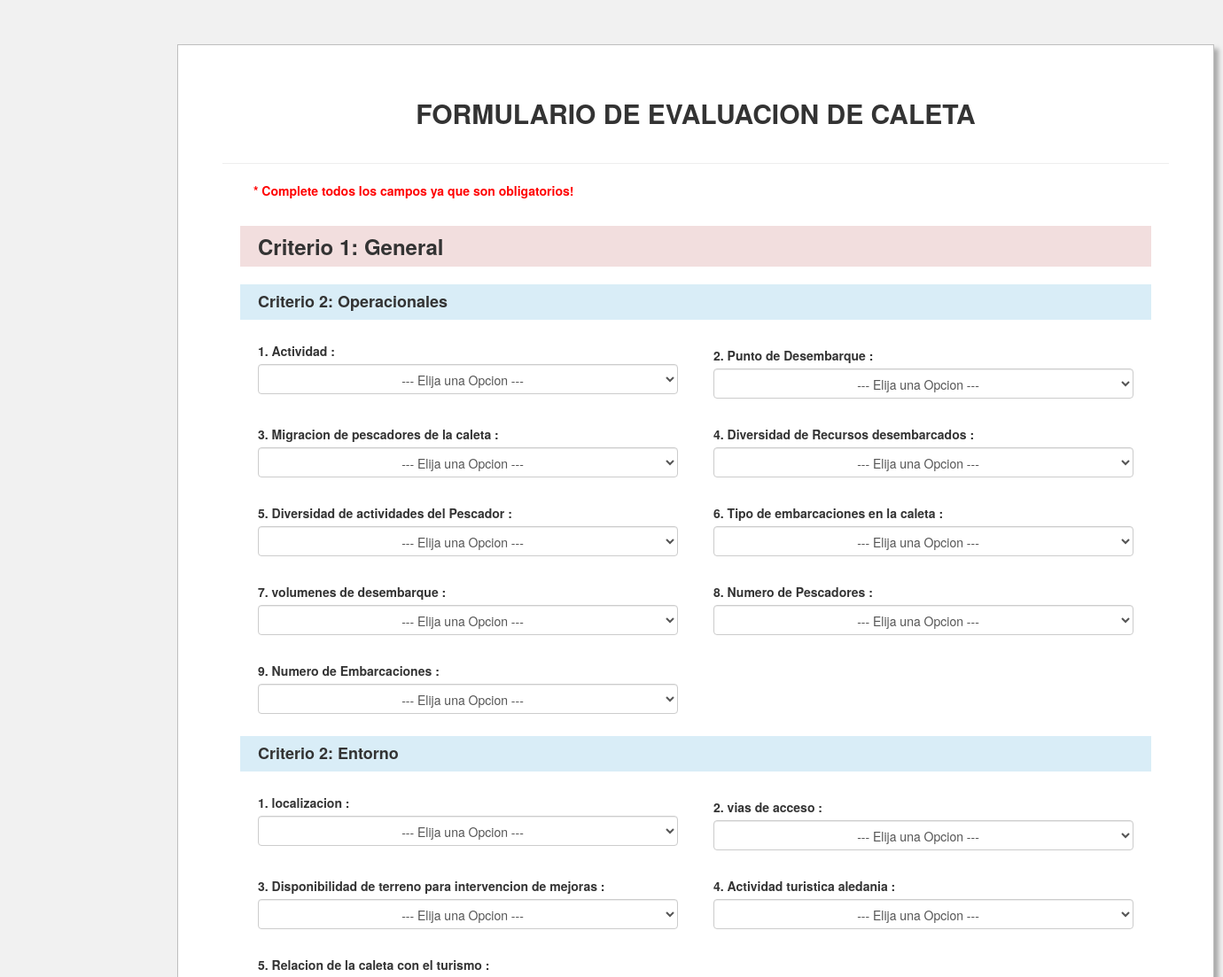
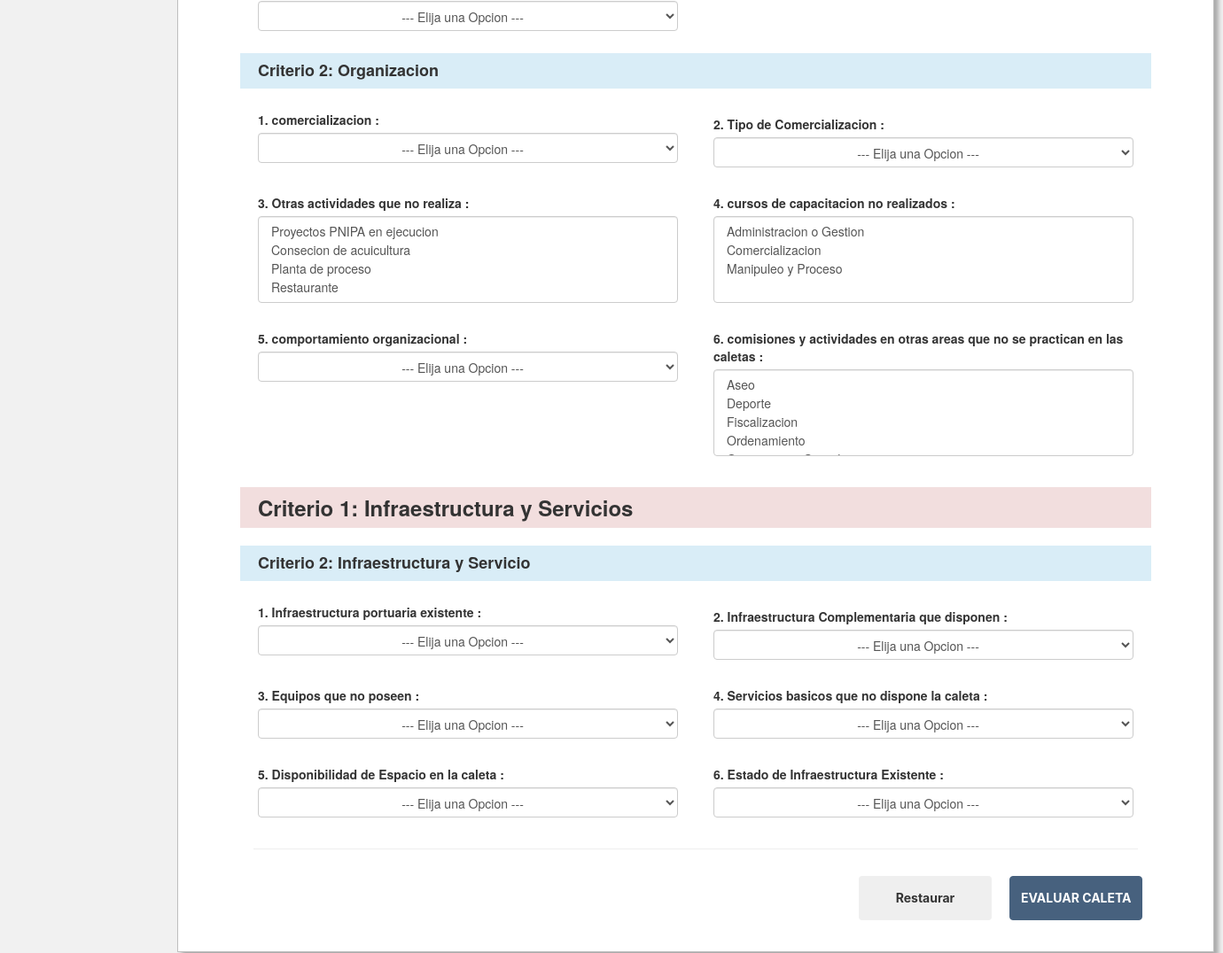
The page /form_eval on the database its author committed (2 pictures, top to bottom).
### criterios/models.py (models this page shows, shortened)
class Criterio(models.Model):
    idCriterio = models.AutoField(primary_key=True)
    idCriterioPadre = models.ForeignKey('self' , blank=True, null=True, on_delete=models.CASCADE)
    nombre = models.CharField(max_length=200)
    children = models.IntegerField(default=0)
    porcentaje = models.IntegerField(
        default = 1,
        validators=[MaxValueValidator, MinValueValidator]
    )
    nivel = models.IntegerField(
        default = 0
    )
    multipleOptions = models.BooleanField( default=False)
    def getId(self):
        return self.idCriterio
    def __init__(self, *args, **kwargs):
        super(Criterio, self).__init__(*args, **kwargs)
        if self.idCriterioPadre is not None:
            if self.nivel == 0:
                item = Criterio.objects.get(pk=self.idCriterioPadre.pk)
                self.nivel = item.nivel + 1

### criterios/views.py (the view)
# urls.py: re_path(r'form_eval$', views.criterios_list),
def criterios_list(request):
    items = Criterio.objects.raw("SELECT * FROM 'criterios_criterio' ORDER BY 'nivel'")  # WHERE nivel == 0
    ListOrdered = []
    newFunction(ListOrdered, items, None, 0)
    size = len(ListOrdered)
    criterios = []
    temp_crit = []
    for i in range(size):
        temp_crit.append(ListOrdered[i])
        if (i + 1) % 2 == 0:
            criterios.append(list(temp_crit))
            if len(temp_crit) > 0:
                del temp_crit[:]
    lsit_condiciones = Condicion.objects.raw("SELECT * FROM 'criterios_condicion' ORDER BY 'idCriterio'")
    ListOrderedCond = groupedCondition(lsit_condiciones)
    contexto = {'criterios': criterios, 'condiciones': ListOrderedCond}
    print(contexto)
    return render(request, 'formulario.html', contexto)

### criterios/models.py (called while the page is built)
    def __str__(self):
        return self.nombre

### criterios/templatetags/customer_template.py (called while the page is built)
@register.simple_tag
def any_function(lista, idCriterio):
	index = 0
	for i in range(len(lista)):
		if lista[i][0].idCriterio.getId() == idCriterio:
			index = i
			break
	return lista[index]

@register.simple_tag
def counting(num):
	return num+1

### criterios/views.py (called while the page is built)
def groupedCondition(listCondiciones):
    ListGroupedCond = []
    if listCondiciones:
        temp_list = []
        idCrit = listCondiciones[0].idCriterio
        for item in listCondiciones:
            if idCrit == item.idCriterio:
                temp_list.append(item)
            else:
                ListGroupedCond.append(list(temp_list))
                del temp_list[:]
                temp_list.append(item)
                idCrit = item.idCriterio
        if len(temp_list) > 0:
            ListGroupedCond.append(list(temp_list))
    return ListGroupedCond

### criterios/templates/formulario.html (shortened to what this page needs)
{% load customer_template %}
{% load static %}
<!DOCTYPE html>
<html lang="es">
<head>
  <link rel="stylesheet" href="https://maxcdn.bootstrapcdn.com/bootstrap/3.3.6/css/bootstrap.min.css" />
  <link rel="stylesheet"
    href="https://cdnjs.cloudflare.com/ajax/libs/bootstrap-multiselect/0.9.13/css/bootstrap-multiselect.css" />
  <link rel="stylesheet" href="{% static 'css/form_crit.css' %}" />
</head>
<body>
  <div id="contentprimero" class="container">
    <div id="crit_head" class="row">
      <h2> FORMULARIO DE EVALUACION DE CALETA </h2>
    </div>
    <hr>
    <div class="row" id="form_eval">
      <p> * Complete todos los campos ya que son obligatorios! </p>
      <form>
        {% if criterios %}
          {% for criterio in criterios %}
          <div class="row section_crit1">
              {% for items in criterio %}
                {% if items.nombre %}
                <h3 class="crit1_title"> Criterio 1: {{ items.nombre }}</h3>
                {% else %}
                  {% for item in items %}
                    {% if item.nombre %}
                    <div class="section_crit2">
                    <h4 class="crit2_title" > Criterio 2: {{ item.nombre }}</h4>
                    {% else %}
                      {% counting -1 as count %}
                        {% for it in item %}
                          {% counting count as count %}
                          <div class="form-group" >
                          <div class="col-sm-6 crit3_cont">
                          <label > {{ count }}. {{ it.nombre }} : </label>
                          {% any_function condiciones it.idCriterio as listaCond %}
                          {% if it.multipleOptions %}
                            <select class="form-control mul_select" multiple >
                            {% for condicion in listaCond %}
                              <option  value="{{condicion.ponderado}}/{{condicion.idCondicion}}"> {{ condicion }} </option>
                            {% endfor %}
                            </select>
                          </div>
                          {% else %}
                            <select class="form-control uni_select" style="text-align: center;"  >
                            <option value="none" disabled selected > --- Elija una Opcion --- </option>
                            </select>
                          </div>
                        {% endif%}
                          </div>
                        {% endfor %}
                    </div>
                    {% endif %}
                  {% endfor %}
                {% endif %}
              {% endfor %}
            <br>
          </div>
          {% endfor %}
        {% endif %}
        <hr>
        <div class="row" id="crits_footer">
        <button class="btn btn btn-light" onclick="restaurar()">Restaurar</button>
        <button type="button" class="btn btn-primary pull-right" onclick="evaluar()">EVALUAR CALETA</button>
      </div>
      </form>
    </div>
  </div>
</body>
<html>

### static/css/form_crit.css (style rules this page uses)
body { background-color: #f1f1f1; }
#contentprimero { background-color: white; margin: 50px 200px 100px 200px; border: 1px solid #BFBFBF; padding: 25px 50px; box-shadow: 5px 5px 5px #aaaaaa; }
#crit_head { text-align: center; font-weight: bold; padding: 15px 15px 10px 15px; }
#crit_head h2 { font-weight: bold; }
.section_crit1 { padding-top: 0px; }
.section_crit1 h3 { font-weight: bold; }
.section_crit2 { width: 100%; float: left; }
.crit1_title { background-color: #f2dede; font-weight: bold; padding: 10px 20px; box-sizing: border-box; }
.crit3_cont { padding: 15px 20px; box-sizing: border-box; float: left; }
.crit2_title { background-color: #d9edf7; font-weight: bold; padding: 10px 20px; box-sizing: border-box; }
#crits_footer { float: right; padding: 10px 0px; }
#crits_footer button { margin: 0px 10px; height: 50px; width: 150px; font-weight: bold; }
#form_eval { padding: 0px 50px; }
#form_eval p { color:red; font-weight: bold; }
.btn { font-family:Montserrat,-apple-system,BlinkMacSystemFont,'Segoe UI',Roboto,'Helvetica Neue',Arial,sans-serif,'Apple Color Emoji','Segoe UI Emoji','Segoe UI Symbol','Noto Color Emoji'; font-weight:500 }
.btn-primary { background-color:#47617e; border-color:#47617e; }
.btn-primary { color:#fff; background-color:#47617e; border-color:#47617e }

### rows shown on the page
Criterio: nombre "General"
Criterio: nombre "Operacionales"
Criterio: count "1", nombre "Actividad"
Criterio: count "2", nombre "Punto de Desembarque"
Criterio: count "3", nombre "Migracion de pescadores de la caleta"
Criterio: count "4", nombre "Diversidad de Recursos desembarcados"
Criterio: porcentaje "5", nombre "Diversidad de actividades del Pescador"
Criterio: count "6", nombre "Tipo de embarcaciones en la caleta"
Criterio: count "7", nombre "volumenes de desembarque"
Criterio: count "8", nombre "Numero de Pescadores"
Criterio: count "9", nombre "Numero de Embarcaciones"
Criterio: nombre "Entorno"
Criterio: count "1", nombre "localizacion"
Criterio: count "2", nombre "vias de acceso"
Criterio: children "3", nombre "Disponibilidad de terreno para intervencion de mejoras"
Criterio: count "4", nombre "Actividad turistica aledania"
Criterio: count "5", nombre "Relacion de la caleta con el turismo"
Criterio: nombre "Organizacion"
Criterio: count "1", nombre "comercializacion"
Criterio: count "2", nombre "Tipo de Comercializacion"
Criterio: count "3", nombre "Otras actividades que no realiza"
Criterio: count "4", nombre "cursos de capacitacion no realizados"
Criterio: count "5", nombre "comportamiento organizacional"
Criterio: count "6", nombre "comisiones y actividades en otras areas que no se practican en las caletas"
Criterio: nombre "Infraestructura y Servicios"
Criterio: nombre "Infraestructura y Servicio"
Criterio: count "1", nombre "Infraestructura portuaria existente"
Criterio: nivel "2", nombre "Infraestructura Complementaria que disponen"
Criterio: children "3", nombre "Equipos que no poseen"
Criterio: count "4", nombre "Servicios basicos que no dispone la caleta"
Criterio: count "5", nombre "Disponibilidad de Espacio en la caleta"
Criterio: count "6", nombre "Estado de Infraestructura Existente"
